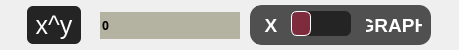
   <widget class="QWidget" name="fieldGraph" native="true">
    <property name="geometry">
     <rect>
      <x>0</x>
      <y>430</y>
      <width>459</width>
      <height>50</height>
     </rect>
    </property>
    <property name="sizePolicy">
     <sizepolicy hsizetype="Ignored" vsizetype="Ignored">
      <horstretch>0</horstretch>
      <verstretch>0</verstretch>
     </sizepolicy>
    </property>
    <property name="minimumSize">
     <size>
      <width>459</width>
      <height>50</height>
     </size>
    </property>
    <property name="maximumSize">
     <size>
      <width>459</width>
      <height>50</height>
     </size>
    </property>
    <widget class="QPushButton" name="numExp">
     <property name="geometry">
      <rect>
       <x>27</x>
       <y>6</y>
       <width>54</width>
       <height>38</height>
      </rect>
     </property>
     <property name="sizePolicy">
      <sizepolicy hsizetype="Fixed" vsizetype="MinimumExpanding">
       <horstretch>0</horstretch>
       <verstretch>0</verstretch>
      </sizepolicy>
     </property>
     <property name="minimumSize">
      <size>
       <width>54</width>
       <height>38</height>
      </size>
     </property>
     <property name="maximumSize">
      <size>
       <width>54</width>
       <height>38</height>
      </size>
     </property>
     <property name="font">
      <font>
       <pointsize>19</pointsize>
      </font>
     </property>
     <property name="cursor">
      <cursorShape>ArrowCursor</cursorShape>
     </property>
     <property name="styleSheet">
      <string notr="true">QPushButton {
	border-radius: 6px;
	color: white;
	background-color: rgb(36,36,36); 
}
QPushButton:pressed {
	background-color: rgb(26,26,26); 
}
QPushButton:hover {
	border: 1px solid rgb(26,26,26); 
}</string>
     </property>
     <property name="text">
      <string>x^y</string>
     </property>
    </widget>
    <widget class="QLineEdit" name="dataX">
     <property name="geometry">
      <rect>
       <x>100</x>
       <y>9</y>
       <width>140</width>
       <height>30</height>
      </rect>
     </property>
     <property name="sizePolicy">
      <sizepolicy hsizetype="Fixed" vsizetype="Fixed">
       <horstretch>0</horstretch>
       <verstretch>0</verstretch>
      </sizepolicy>
     </property>
     <property name="minimumSize">
      <size>
       <width>140</width>
       <height>30</height>
      </size>
     </property>
     <property name="maximumSize">
      <size>
       <width>130</width>
       <height>30</height>
      </size>
     </property>
     <property name="font">
      <font>
       <family>Pixeloid Sans</family>
       <bold>true</bold>
      </font>
     </property>
     <property name="layoutDirection">
      <enum>Qt::LeftToRight</enum>
     </property>
     <property name="styleSheet">
      <string notr="true">color:#000;background-color:rgb(180, 179, 161);margin-top:3px;border:none;</string>
     </property>
     <property name="text">
      <string>0</string>
     </property>
     <property name="maxLength">
      <number>255</number>
     </property>
     <property name="alignment">
      <set>Qt::AlignLeading|Qt::AlignLeft|Qt::AlignVCenter</set>
     </property>
    </widget>
    <widget class="QPushButton" name="showX">
     <property name="geometry">
      <rect>
       <x>256</x>
       <y>6</y>
       <width>30</width>
       <height>38</height>
      </rect>
     </property>
     <property name="sizePolicy">
      <sizepolicy hsizetype="Fixed" vsizetype="Ignored">
       <horstretch>0</horstretch>
       <verstretch>0</verstretch>
      </sizepolicy>
     </property>
     <property name="minimumSize">
      <size>
       <width>30</width>
       <height>38</height>
      </size>
     </property>
     <property name="maximumSize">
      <size>
       <width>30</width>
       <height>38</height>
      </size>
     </property>
     <property name="font">
      <font>
       <pointsize>14</pointsize>
       <bold>true</bold>
      </font>
     </property>
     <property name="cursor">
      <cursorShape>PointingHandCursor</cursorShape>
     </property>
     <property name="styleSheet">
      <string notr="true">border:none;background-color: rgb(80,80,80); color: white;</string>
     </property>
     <property name="text">
      <string>X</string>
     </property>
    </widget>
    <widget class="QSlider" name="showSwitch">
     <property name="geometry">
      <rect>
       <x>290</x>
       <y>11</y>
       <width>70</width>
       <height>25</height>
      </rect>
     </property>
     <property name="sizePolicy">
      <sizepolicy hsizetype="Fixed" vsizetype="Fixed">
       <horstretch>0</horstretch>
       <verstretch>0</verstretch>
      </sizepolicy>
     </property>
     <property name="minimumSize">
      <size>
       <width>70</width>
       <height>0</height>
      </size>
     </property>
     <property name="maximumSize">
      <size>
       <width>70</width>
       <height>16777215</height>
      </size>
     </property>
     <property name="cursor">
      <cursorShape>PointingHandCursor</cursorShape>
     </property>
     <property name="styleSheet">
      <string notr="true">QSlider::groove:horizontal  {
	border-radius:6px;
	background: rgb(36,36,36);
	left:9px;
	right:9px;
}
QSlider::handle:horizontal  {
	background: rgb(126, 44, 61); 
	border-radius:6px;
	border: 1px solid white;
	width: 18px;
	margin: 0 -8px;
 }</string>
     </property>
     <property name="maximum">
      <number>1</number>
     </property>
     <property name="pageStep">
      <number>1</number>
     </property>
     <property name="orientation">
      <enum>Qt::Horizontal</enum>
     </property>
    </widget>
    <widget class="QPushButton" name="showGraph">
     <property name="geometry">
      <rect>
       <x>366</x>
       <y>6</y>
       <width>56</width>
       <height>38</height>
      </rect>
     </property>
     <property name="sizePolicy">
      <sizepolicy hsizetype="Fixed" vsizetype="Ignored">
       <horstretch>0</horstretch>
       <verstretch>0</verstretch>
      </sizepolicy>
     </property>
     <property name="minimumSize">
      <size>
       <width>56</width>
       <height>38</height>
      </size>
     </property>
     <property name="maximumSize">
      <size>
       <width>56</width>
       <height>38</height>
      </size>
     </property>
     <property name="font">
      <font>
       <pointsize>14</pointsize>
       <bold>true</bold>
      </font>
     </property>
     <property name="cursor">
      <cursorShape>PointingHandCursor</cursorShape>
     </property>
     <property name="styleSheet">
      <string notr="true">border:none;background-color: rgb(80,80,80); color: white;</string>
     </property>
     <property name="text">
      <string>GRAPH</string>
     </property>
    </widget>
    <widget class="QGraphicsView" name="graphicsView">
     <property name="geometry">
      <rect>
       <x>250</x>
       <y>5</y>
       <width>181</width>
       <height>40</height>
      </rect>
     </property>
     <property name="styleSheet">
      <string notr="true">background-color: rgb(80,80,80); border-radius: 12px; </string>
     </property>
    </widget>
    <zorder>graphicsView</zorder>
    <zorder>numExp</zorder>
    <zorder>dataX</zorder>
    <zorder>showX</zorder>
    <zorder>showSwitch</zorder>
    <zorder>showGraph</zorder>
   </widget>
